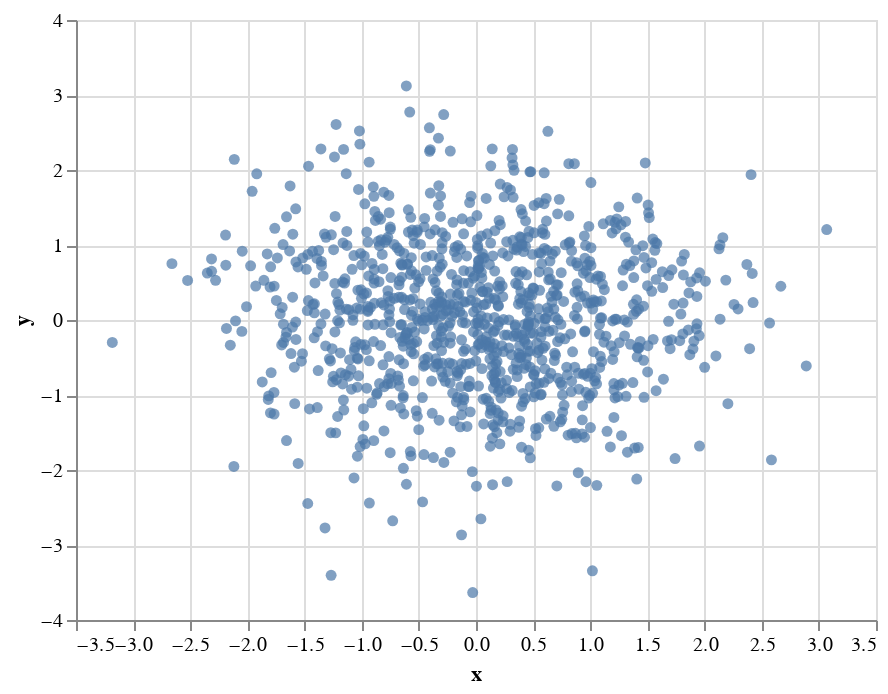

The notebook cell saved with this chart:
### Code cell
import altair as alt

alt.Chart(df).encode(x='x', y='y').mark_circle()

### Figure 1 — Vega-Lite specification as saved in the notebook (floating-point values rounded to 4 significant figures; data arrays with more than 128 entries replaced by an {"elided": "..."} marker saying what was removed)
{"config": {"view": {"continuousWidth": 400, "continuousHeight": 300}}, "data": {"name": "data-7d9851d6bc32783a533314bb9f21bb2f"}, "mark": "circle", "encoding": {"x": {"field": "x", "type": "quantitative"}, "y": {"field": "y", "type": "quantitative"}}, "$schema": "https://vega.github.io/schema/vega-lite/v4.17.0.json", "datasets": {"data-7d9851d6bc32783a533314bb9f21bb2f": {"elided": "1000 records"}}}
